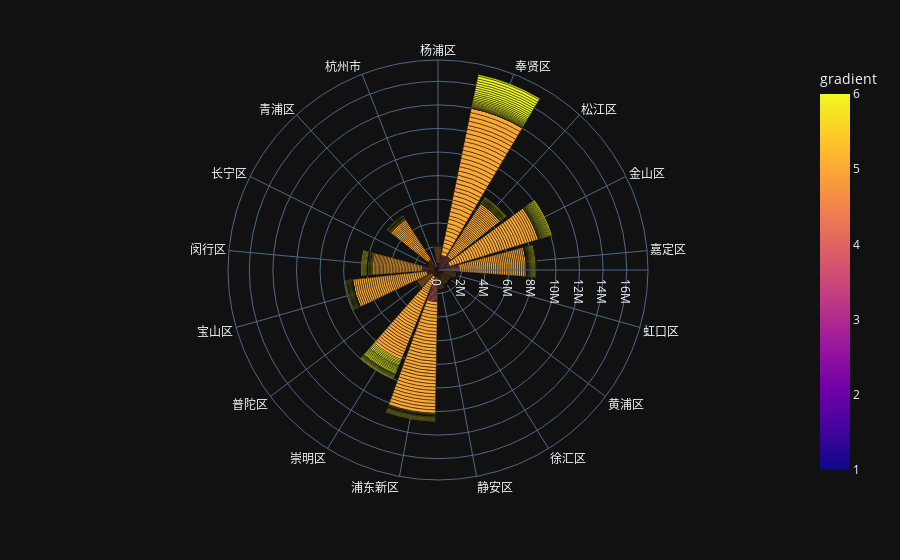

The notebook cell this image was saved under:
### Markdown cell above
## 存量企业创建时间存量统计

### Code cell
pio.templates.default="plotly_dark"

secondDataSheet5=pd.read_excel(
    "E:\\PythonProject\\Data\\2.xlsx",
    "Sheet5")
secondDataSheet5=secondDataSheet5[secondDataSheet5["辖区"]!="上海市"]
update_date(secondDataSheet5)
secondDataSheet5.loc[:, "年月"] =pd.to_datetime(secondDataSheet5.apply(get_date, axis=1))
secondDataSheet5["gradient"]=secondDataSheet5["创建时间"].apply(make_class)
secondDataSheet5=secondDataSheet5.sort_values(by='gradient',ascending=True)

px.bar_polar(
    secondDataSheet5,
    r="企业数",
    theta="辖区",
    color="gradient",
    color_discrete_sequence= px.colors.qualitative.Light24
)

### Figure 1 — Plotly figure (JSON) as saved in the notebook; plotly's stock layout.template omitted (floating-point values rounded to 4 significant figures; data arrays with more than 128 entries replaced by an {"elided": "..."} marker saying what was removed)
{"data": [{"hovertemplate": "企业数=%{r}<br>辖区=%{theta}<br>gradient=%{marker.color}<extra></extra>", "legendgroup": "", "marker": {"color": {"elided": "1663 int values"}, "coloraxis": "coloraxis", "pattern": {"shape": ""}}, "name": "", "r": {"elided": "1663 int values"}, "showlegend": false, "subplot": "polar", "theta": {"elided": "1663 str values"}, "type": "barpolar"}], "layout": {"barmode": "relative", "coloraxis": {"colorbar": {"title": {"text": "gradient"}}, "colorscale": [[0, "#0d0887"], [0.1111, "#46039f"], [0.2222, "#7201a8"], [0.3333, "#9c179e"], [0.4444, "#bd3786"], [0.5556, "#d8576b"], [0.6667, "#ed7953"], [0.7778, "#fb9f3a"], [0.8889, "#fdca26"], [1, "#f0f921"]]}, "legend": {"tracegroupgap": 0}, "margin": {"t": 60}, "polar": {"angularaxis": {"direction": "clockwise", "rotation": 90}, "domain": {"x": [0, 1], "y": [0, 1]}}}}
